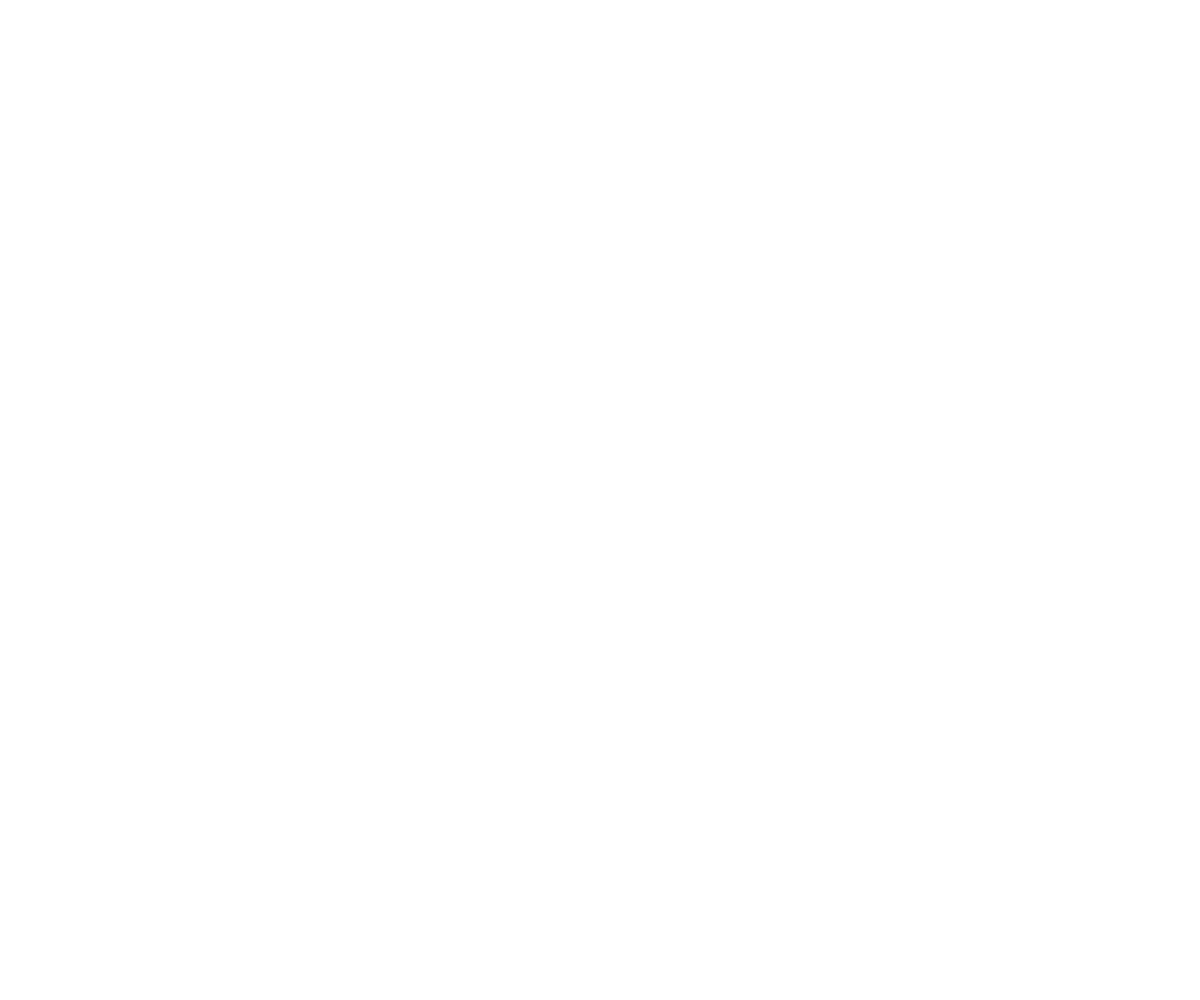
Frame 1 (no input)
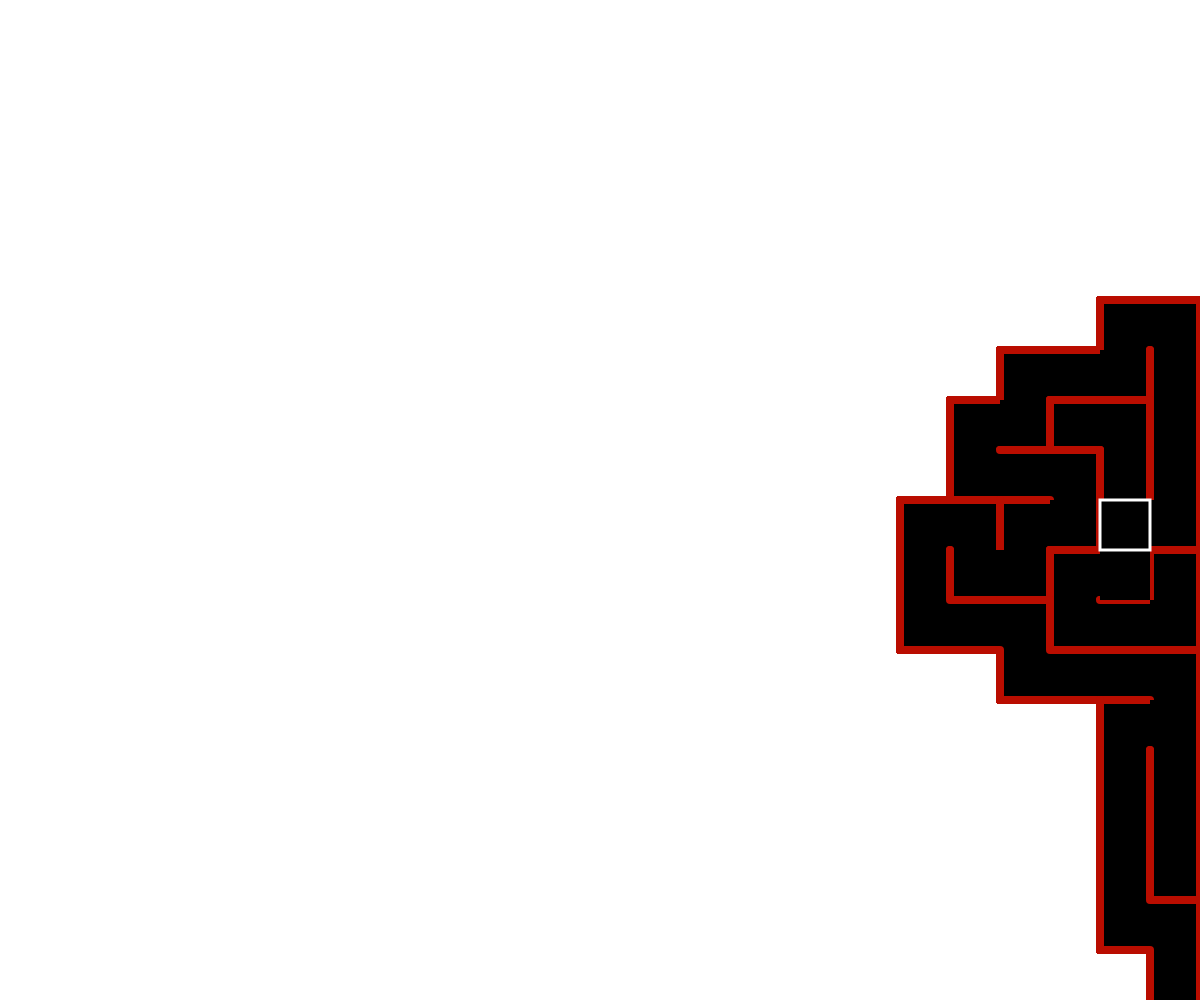
Frame 60 (no input)
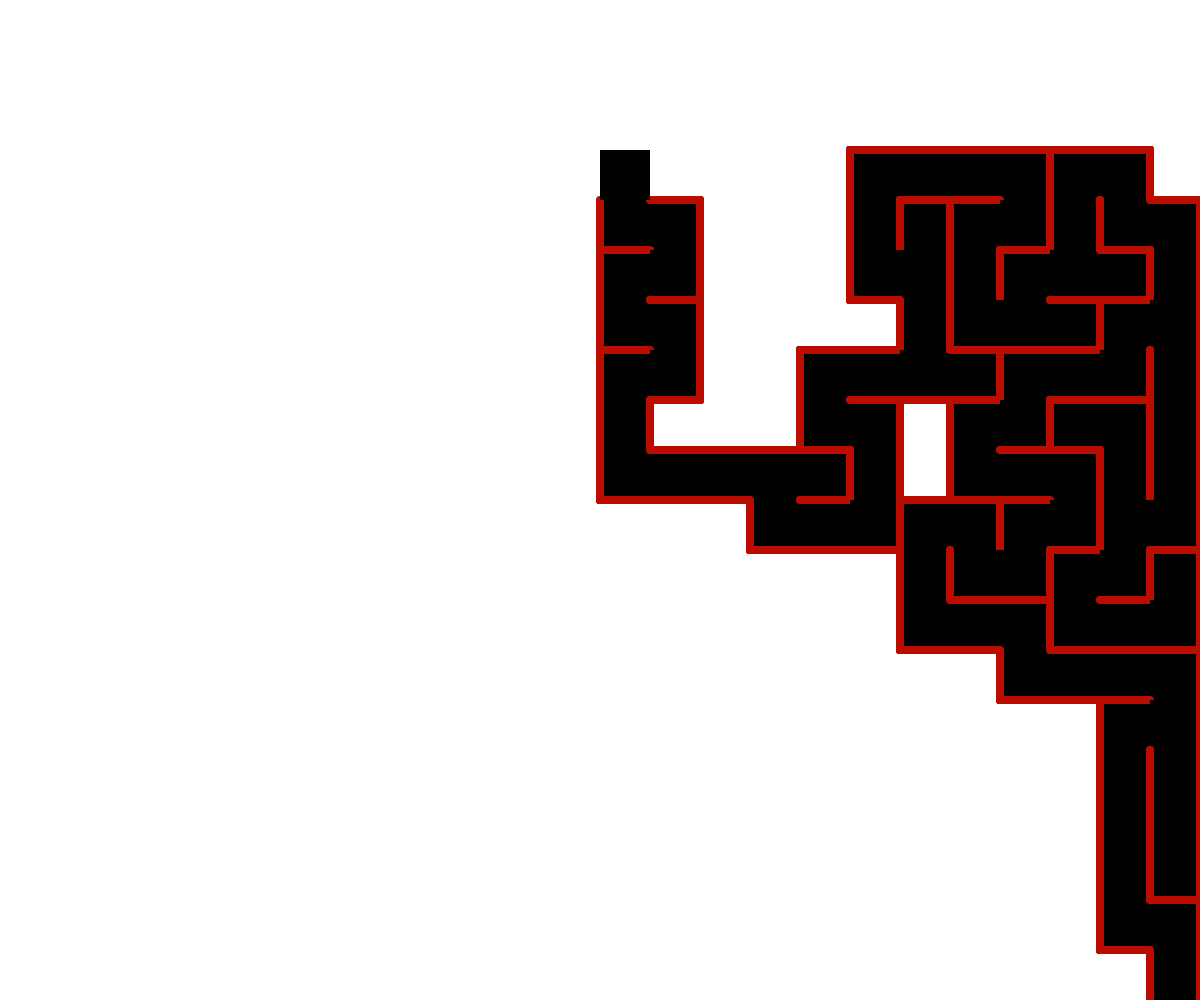
Frame 120 (the mouse pressed at the canvas centre since frame 60)

The p5.js sketch that drew these frames (run headless with seeded random() and noise() and a simulated clock; from frame 60 on, the mouse is pressed at the canvas centre):

// p5.js sketch
// ── sketch.js
let loadingAnimation;
let readyToStart = true;
let rows, cols;
var w = 50;
var grid = [];
var current;
var stack = [];
var playerStack = [];
var lastCase = false;
let mazeIsDrawing = true;
let lastPosition;
let direction;

var newRed;
var newGreen;
var newBlue;

let currentR = 186;
let currentG = 0;
let currentB = 13;

function preload() {
}

function setup() {
    createCanvas(windowWidth, windowHeight);
    // background(  );
    cols = floor(width / w);
    rows = floor(height / w);
    //set up the grid
    for (var j = 0; j < rows; j++) {
        for (var i = 0; i < cols; i++) {
            var cell = new Cell(i, j);
            grid.push(cell)
        }
    }
    current = grid[grid.length - 1];
    randomColor();
}

function draw() {
    frameRate(120);

    for (var i = 0; i < grid.length; i++) {
        grid[i].show();
    }
    if (mazeIsDrawing) {

        current.visited = true;
        var next = current.checkNeighbors();
        if (next) {
            current.highlight();
            // next.visited = true;
            stack.push(current);
            removeWalls(current, next);
            current = next;
        } else if (stack.length > 0) {
            current.highlight();
            current = stack.pop();
            current.drawMario();

        }
        else {
            mazeIsDrawing = !mazeIsDrawing;
        }
    }
    else {
        current.visitedByPlayer = true;
        // current.visited = false;
        var next = current.checkNeighborsForPlayer();
        if (next) {
            current.drawMario();
            next.visitedByPlayer = true;
            playerStack.push(current);
            current = next;
        } else if (playerStack.length > 0) {
            current.drawMario();
            current = playerStack.pop();
        }
        else {
            for (var i = 0; i < grid.length; i++) {
                grid[i].visitedByPlayer = false;
            }
            currentR = newRed;
            currentB = newBlue;
            currentG = newGreen;
            randomColor();
        }
    }
}
function randomColor() {
    newRed = Math.floor(random(0, 255));
    newGreen = Math.floor(random(0, 255));
    newBlue = Math.floor(random(0, 255));
}
function index(i, j) {
    //if invalid value
    if (i < 0 || j < 0 || i > cols - 1 || j > rows - 1) {
        return -1
    }
    return i + j * cols;
}
function removeWalls(a, b) {
    var x = a.i - b.i;
    var y = a.j - b.j;
    //left = 1 right -1
    if (x === 1) {
        a.walls[3] = false;
        b.walls[1] = false;
    } else if (x === -1) {
        a.walls[1] = false;
        b.walls[3] = false;
    }
    //TOP = 1 bottom -1
    if (y === 1) {
        a.walls[0] = false;
        b.walls[2] = false;
    } else if (y === -1) {
        a.walls[2] = false;
        b.walls[0] = false;
    }
}
// ── Cell.js
function Cell(i, j) {
    this.i = i;
    this.j = j;
    //top right bottom left
    this.walls = [true, true, true, true];
    this.visited = false;
    this.visitedByPlayer = false;

    this.checkNeighbors = function () {
        var neighbors = [];
        var top = grid[index(i, j - 1)];
        var right = grid[index(i + 1, j)];
        var bottom = grid[index(i, j + 1)];
        var left = grid[index(i - 1, j)];
        if (mazeIsDrawing) {
            if (top && !top.visited) {
                neighbors.push(top);
            }
            if (right && !right.visited) {
                neighbors.push(right);
            }
            if (bottom && !bottom.visited) {
                neighbors.push(bottom);
            }
            if (left && !left.visited) {
                neighbors.push(left);
            }
            if (neighbors.length > 0) {
                var r = floor(random(0, neighbors.length))
                return neighbors[r]
            } else {
                return undefined;
            }
        }
    }
    this.checkNeighborsForPlayer = function () {
        var neighbors = [];
        var top = grid[index(i, j - 1)];
        var right = grid[index(i + 1, j)];
        var bottom = grid[index(i, j + 1)];
        var left = grid[index(i - 1, j)];

        if (top && !top.visitedByPlayer && top.walls[2] === false) {
            neighbors.push(top);
        }
        if (right && !right.visitedByPlayer && right.walls[3] === false) {
            neighbors.push(right);
        }
        if (bottom && !bottom.visitedByPlayer && bottom.walls[0] === false) {
            neighbors.push(bottom);
        }
        if (left && !left.visitedByPlayer && left.walls[1] === false) {
            neighbors.push(left);
        }
        if (neighbors.length > 0) {
            var r = floor(random(0, neighbors.length))
            return neighbors[r]
        } else {
            return undefined;
        }
    }

    this.show = function () {
        var x = this.i * w;
        var y = this.j * w;

        if (this.visited) {
            noStroke();
            fill(0);
            rect(x, y, w, w);
            if (this.visitedByPlayer) {
                stroke(newRed, newBlue, newGreen);
            } else {
                stroke(currentR, currentB, currentG);
            }
            // noFill();
            strokeWeight(8);
            // strokeJoin(BEVEL);
            // strokeCap(BEVEL);
            // Walls origin, end , and rest
            if (x === 0 && y === 0) {
                if (this.walls[3]) { line(x, y + w, x, y); }
                if (this.walls[2]) { line(x + w, y + w, x, y + w); }
                if (this.walls[1]) { line(x + w, y, x + w, y + w); }
            }
            else if (this.i === cols - 1 && this.j === rows - 1) {
                if (this.walls[3]) { line(x, y + w, x, y); }
                if (this.walls[1]) { line(x + w, y, x + w, y + w); }
                if (this.walls[0]) { line(x, y, x + w, y); }
            } else {
                if (this.walls[0]) { line(x, y, x + w, y); }
                if (this.walls[1]) { line(x + w, y, x + w, y + w); }
                if (this.walls[2]) { line(x + w, y + w, x, y + w); }
                if (this.walls[3]) { line(x, y + w, x, y); }
            }
        }


    }
    this.highlight = function () {
        var x = this.i * w;
        var y = this.j * w;
        noStroke();
        // fill(currentR, currentB, currentG);
        ellipseMode(CORNER)
        rect(x, y, w, w);
        // circle(x, y, w, w)
    }

    this.drawMario = function () {
        var x = this.i * w;
        var y = this.j * w;
        // noStroke();
        strokeWeight(3);
        stroke('white')
        // fill(newRed, newBlue, newGreen);
        ellipseMode(CORNER)
        // circle(x, y, w, w)
        rect(x, y, w, w);
    }
}
